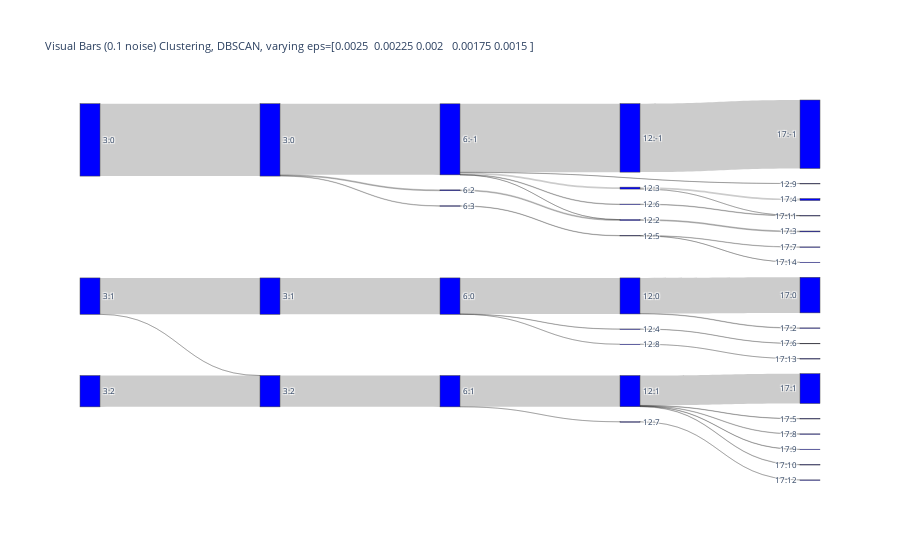

Here is the notebook cell this chart was saved with:
### Code cell
link, label = sk.convert_lbls_to_sankey_nodes(x_lbls_L)
# plot
fig = go.Figure(data=
          [go.Sankey(node = dict(pad = 15, thickness=20, label = label, color =  "blue"),
                     link = link)])
    
fig.update_layout(title_text="Visual Bars (0.1 noise) Clustering, DBSCAN, varying eps={}".format(eps_range), font_size=8)
fig.show()

### Figure 1 — Plotly figure (JSON) as saved in the notebook; plotly's stock layout.template omitted (floating-point values rounded to 4 significant figures; data arrays with more than 128 entries replaced by an {"elided": "..."} marker saying what was removed)
{"data": [{"link": {"source": {"elided": "303 int values"}, "target": {"elided": "303 int values"}, "value": {"elided": "303 int values"}}, "node": {"color": "blue", "label": ["3:0", "3:1", "3:2", "3:0", "3:1", "3:2", "6:-1", "6:0", "6:1", "6:2", "6:3", "6:4", "12:-1", "12:0", "12:1", "12:2", "12:3", "12:4", "12:5", "12:6", "12:7", "12:8", "12:9", "12:10", "17:-1", "17:0", "17:1", "17:2", "17:3", "17:4", "17:5", "17:6", "17:7", "17:8", "17:9", "17:10", "17:11", "17:12", "17:13", "17:14", "17:15"], "pad": 15, "thickness": 20}, "type": "sankey"}], "layout": {"font": {"size": 8}, "title": {"text": "Visual Bars (0.1 noise) Clustering, DBSCAN, varying eps=[0.0025  0.00225 0.002   0.00175 0.0015 ]"}}}
